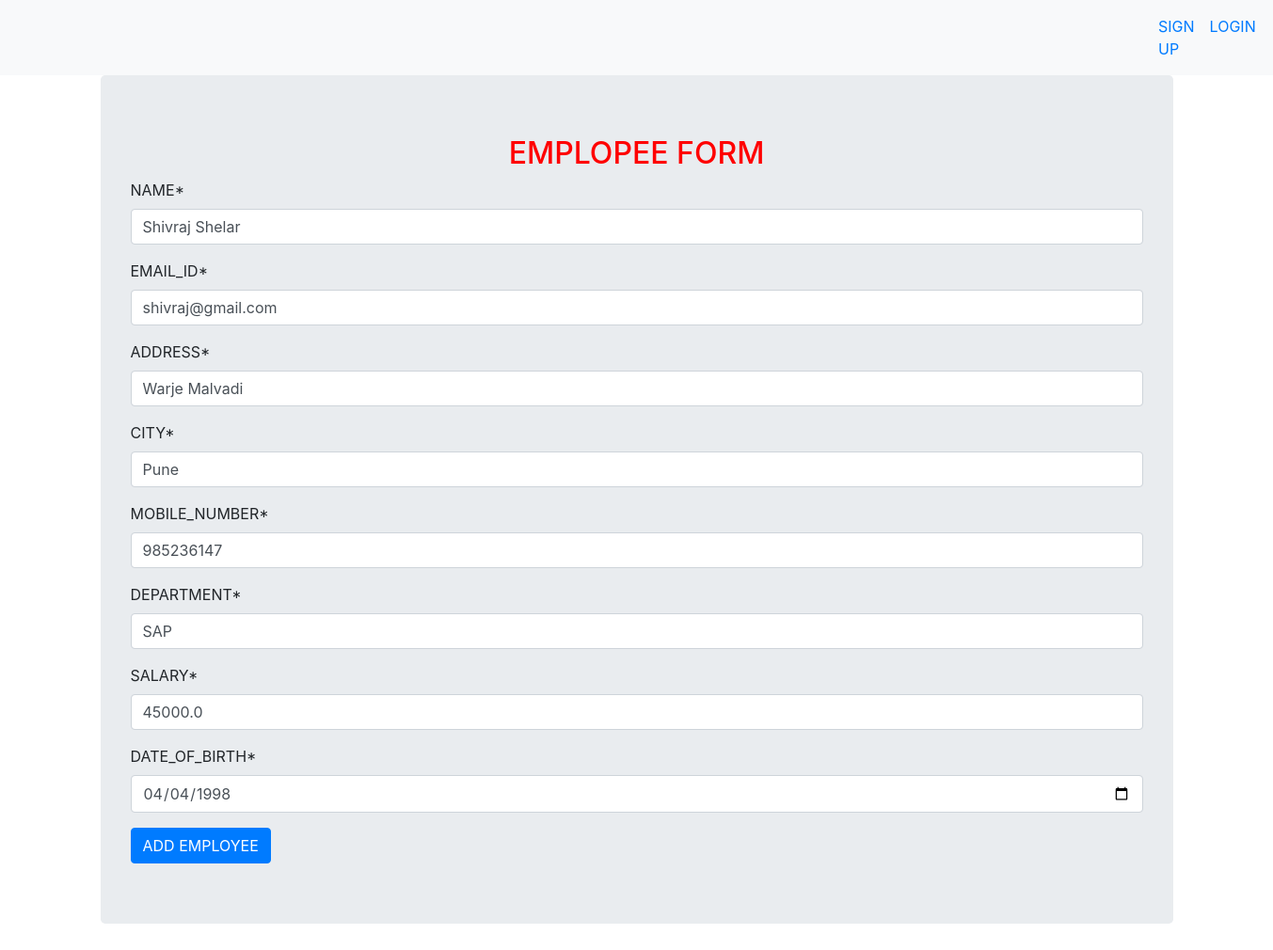
The app's page /emp/ue/8/ with its own data.
### appdata/models.py (models this page shows, shortened)
class Employee(models.Model):
    name = models.CharField(max_length=100)
    mail = models.EmailField()
    addr = models.TextField()
    city = models.CharField(max_length=50)
    mob_no = models.CharField(max_length=12)
    department = models.CharField(max_length=50)
    sal = models.FloatField()
    dob = models.DateField()

### appdata/views.py (the view)
# urls.py: path('ue/<int:id>/', views.updateemployee, name='updateemployee_url'),
def updateemployee(request,id):
    obj = Employee.objects.get(id = id)
    form = EmployeeForm(instance=obj)
    template_name = 'appdata/employeeform.html'
    context = {'form': form}
    if request.method == "POST":
        form = EmployeeForm(request.POST, instance=obj)
        if form.is_valid():
            form.save()
            return redirect('showemployee_url')
    return render(request, template_name, context)

### templates/appdata/employeeform.html (shortened to what this page needs)
{% extends 'base.html' %}
{% load crispy_forms_tags %}
{% block content %}
<div class="container jumbotron">
    <h2 style="text-align:center; color:red"> EMPLOPEE FORM</h2>
    <form method="post">
        {{form|crispy}}
        <button type="submit" class="btn btn-primary">ADD EMPLOYEE</button>
    </form>
</div>
{% endblock %}

### records on screen
Employee: name "Shivraj Shelar", mail "shivraj@gmail.com", addr "Warje Malvadi", city "Pune", mob_no "985236147", department "SAP", sal "45000.0", dob "04/04/1998"
